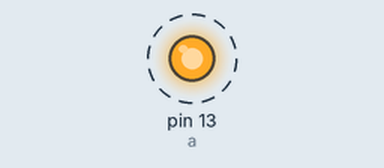
Simulated run of this sketch. Board: Arduino Uno, built with avr-gcc and run on an emulated ATmega328P. Shown: output pins drawn as LEDs (lit = HIGH). Dashed ring = blinking.

Above: at 0.2 s.
Timing chart, 0 to 3.0 s (numbered marks = the images above):
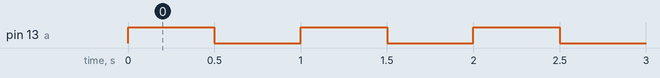

The sketch:

pin13trial.ino
```cpp
int a=13;

void setup() {
  pinMode(a,OUTPUT);

}

void loop() {
  digitalWrite(a,HIGH);
  delay(500);
  digitalWrite(a,LOW);
  delay(500);

}
```

Measured:
- by itself, pin 13 (a): alternates HIGH for 0.50 s and LOW for 0.50 s
